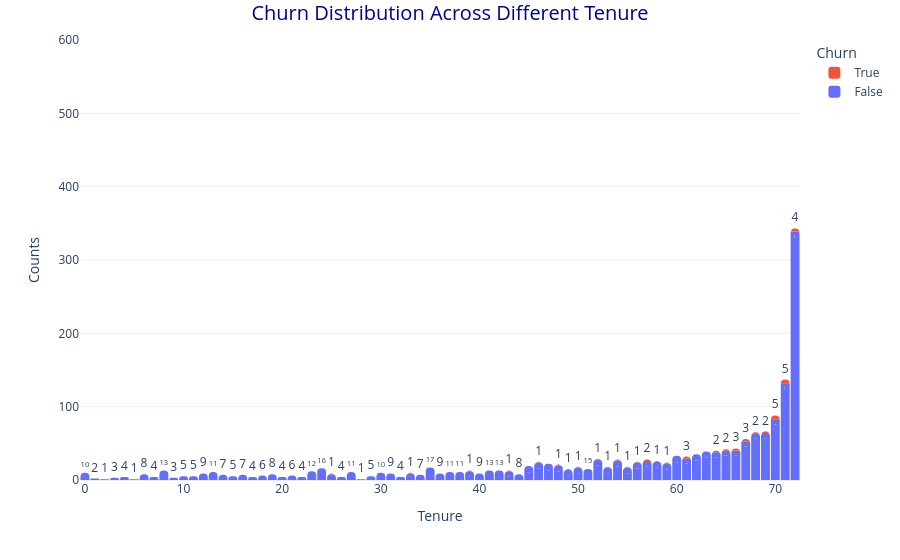

The notebook cell saved with this chart:
### Code cell
PlotlyEDA.plot_bar_event_time_distribution(df.query("Contract == 'Two year'"), 'Churn', 'Tenure', yaxis_range = (0, 600))

### Figure 1 — Plotly figure (JSON) as saved in the notebook; plotly's stock layout.template omitted (floating-point values rounded to 4 significant figures)
{"data": [{"alignmentgroup": "True", "bingroup": "x", "histfunc": "sum", "legendgroup": "False", "marker": {"color": "#636efa", "pattern": {"shape": ""}}, "name": "False", "nbinsx": 73, "offsetgroup": "False", "orientation": "v", "showlegend": true, "texttemplate": "%{value}", "type": "histogram", "x": [0, 1, 2, 3, 4, 5, 6, 7, 8, 9, 10, 11, 12, 13, 14, 15, 16, 17, 18, 19, 20, 21, 22, 23, 24, 25, 26, 27, 28, 29, 30, 31, 32, 33, 34, 35, 36, 37, 38, 39, 40, 41, 42, 43, 44, 45, 46, 47, 48, 49, 50, 51, 52, 53, 54, 55, 56, 57, 58, 59, 60, 61, 62, 63, 64, 65, 66, 67, 68, 69, 70, 71, 72], "xaxis": "x", "y": [10, 2, 1, 3, 4, 1, 8, 4, 13, 3, 5, 5, 9, 11, 7, 5, 7, 4, 6, 8, 4, 6, 4, 12, 16, 8, 4, 11, 1, 5, 10, 9, 4, 9, 7, 17, 9, 11, 11, 12, 9, 13, 13, 12, 8, 19, 24, 22, 20, 14, 17, 15, 28, 17, 27, 17, 24, 26, 25, 23, 33, 29, 35, 39, 38, 40, 40, 53, 63, 64, 83, 132, 339], "yaxis": "y"}, {"alignmentgroup": "True", "bingroup": "x", "histfunc": "sum", "legendgroup": "True", "marker": {"color": "#EF553B", "pattern": {"shape": ""}}, "name": "True", "nbinsx": 73, "offsetgroup": "True", "orientation": "v", "showlegend": true, "texttemplate": "%{value}", "type": "histogram", "x": [0, 1, 2, 3, 4, 5, 6, 7, 8, 9, 10, 11, 12, 13, 14, 15, 16, 17, 18, 19, 20, 21, 22, 23, 24, 25, 26, 27, 28, 29, 30, 31, 32, 33, 34, 35, 36, 37, 38, 39, 40, 41, 42, 43, 44, 45, 46, 47, 48, 49, 50, 51, 52, 53, 54, 55, 56, 57, 58, 59, 60, 61, 62, 63, 64, 65, 66, 67, 68, 69, 70, 71, 72], "xaxis": "x", "y": [null, null, null, null, null, null, null, null, null, null, null, null, null, null, null, null, null, null, null, null, null, null, null, null, null, 1, null, null, null, null, null, null, null, 1, null, null, null, null, null, 1, null, null, null, 1, null, null, 1, null, 1, 1, 1, null, 1, 1, 1, 1, 1, 2, 1, 1, null, 3, null, null, 2, 2, 3, 3, 2, 2, 5, 5, 4], "yaxis": "y"}], "layout": {"barcornerradius": 15, "bargap": 0.1, "barmode": "relative", "hovermode": "x", "legend": {"title": {"text": "Churn"}, "tracegroupgap": 0, "traceorder": "reversed"}, "margin": {"t": 40}, "title": {"text": "Churn Distribution Across Different Tenure"}, "xaxis": {"anchor": "y", "domain": [0, 1], "title": {"text": "Tenure"}}, "yaxis": {"anchor": "x", "domain": [0, 1], "range": [0, 600], "title": {"text": "Counts"}}}}
